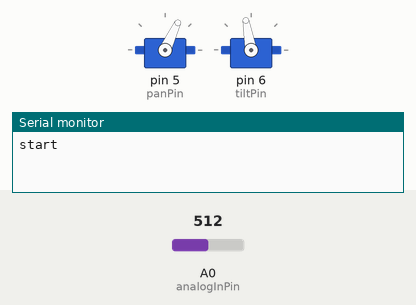
Simulated run of this sketch. Board: Arduino Uno, built with avr-gcc and run on an emulated ATmega328P. Parts: 2 × servo, the last lines printed to the serial monitor. The inputs (shaded band) are chosen by the test bench; at power-on: A0 (analogInPin) = 512.

Above: at 0.1 s.
At 10.1 s:
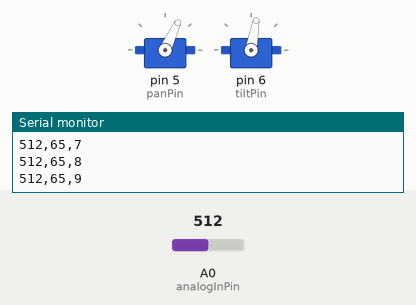
At 22.1 s:
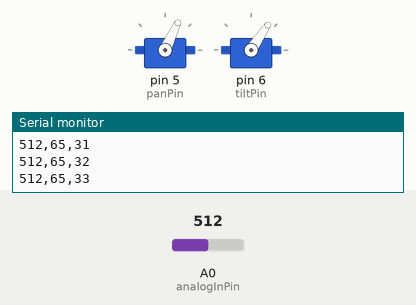
At 39.2 s:
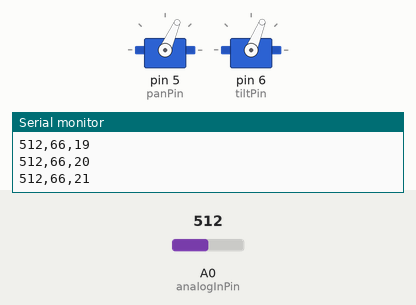
Timing chart, 0 to 40.0 s (numbered marks = the images above):
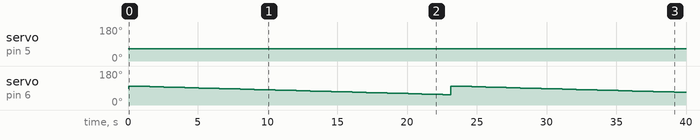

The sketch:

arduino3D.ino
```cpp
#include <Servo.h> // Include the servo library

// These constants won't change. They're used to give names to the pins used:
const int analogInPin = A0;  // Analog input pin that the IR sensor
const int panPin = 5; // Digital output pin for the servo angle signal
const int tiltPin = 6; // Digital output pin for the servo angle signal

// values read from the IR sensor
int sensorValue = 0;

int pan = 0; // variable to store the pan
int tilt = 0; // variable to store the tilt

Servo servoPan;  // create servo object to control pan servo
Servo servoTilt; // create servo object to control tilt servo

void setup() {
  // initialize serial communications at 9600 bps:
  Serial.begin(9600);
  servoPan.attach(panPin);
  servoTilt.attach(tiltPin);
}

void loop() {
  Serial.println("start");
  for (pan = 65; pan <= 115; pan += 1) { // goes from 80 degrees to 110 degrees in steps of 1 degree
    servoPan.write(pan); // tell servoPan to go to position in variable 'pan'
    delay(50); // waits 50ms for the servo to move
    for (tilt = -10; tilt <= 35; tilt += 1) { // for every pan degree, check every tilt degree from -20 to 20
      servoTilt.write(-tilt+90); // tell servoTilt to go to position in variable 'tilt'
      // +90 to account for the servo zero
      // -tilt because the servo domain is opposite the spherical domain we want our sensor to work in
      delay(500); // waits 80ms for the sensor power to fluctuate, 40ms according to the datasheet, 100ms for good measure and for the tilt to move
      sensorValue = analogRead(analogInPin);
      printStatus(sensorValue, pan, tilt);
    }
  }
  Serial.println("finished");
  delay(3000);
}


void printStatus(int sensor, int pan, int tilt) {
  // print the results to the Serial Monitor:
  Serial.print(sensorValue);
  Serial.print(',');
  Serial.print(pan);
  Serial.print(',');
  Serial.print(tilt);
  Serial.println();
}
```

Measured:
- by itself, servo on pin 5 (panPin): 65° → 66° at 23.1 s
- by itself, servo on pin 6 (tiltPin): 90° → 100° at 0.05 s, → 99° 0.50 s later, → 98° 0.50 s later, → 97° 0.50 s later, … (80 changes in this stretch)
